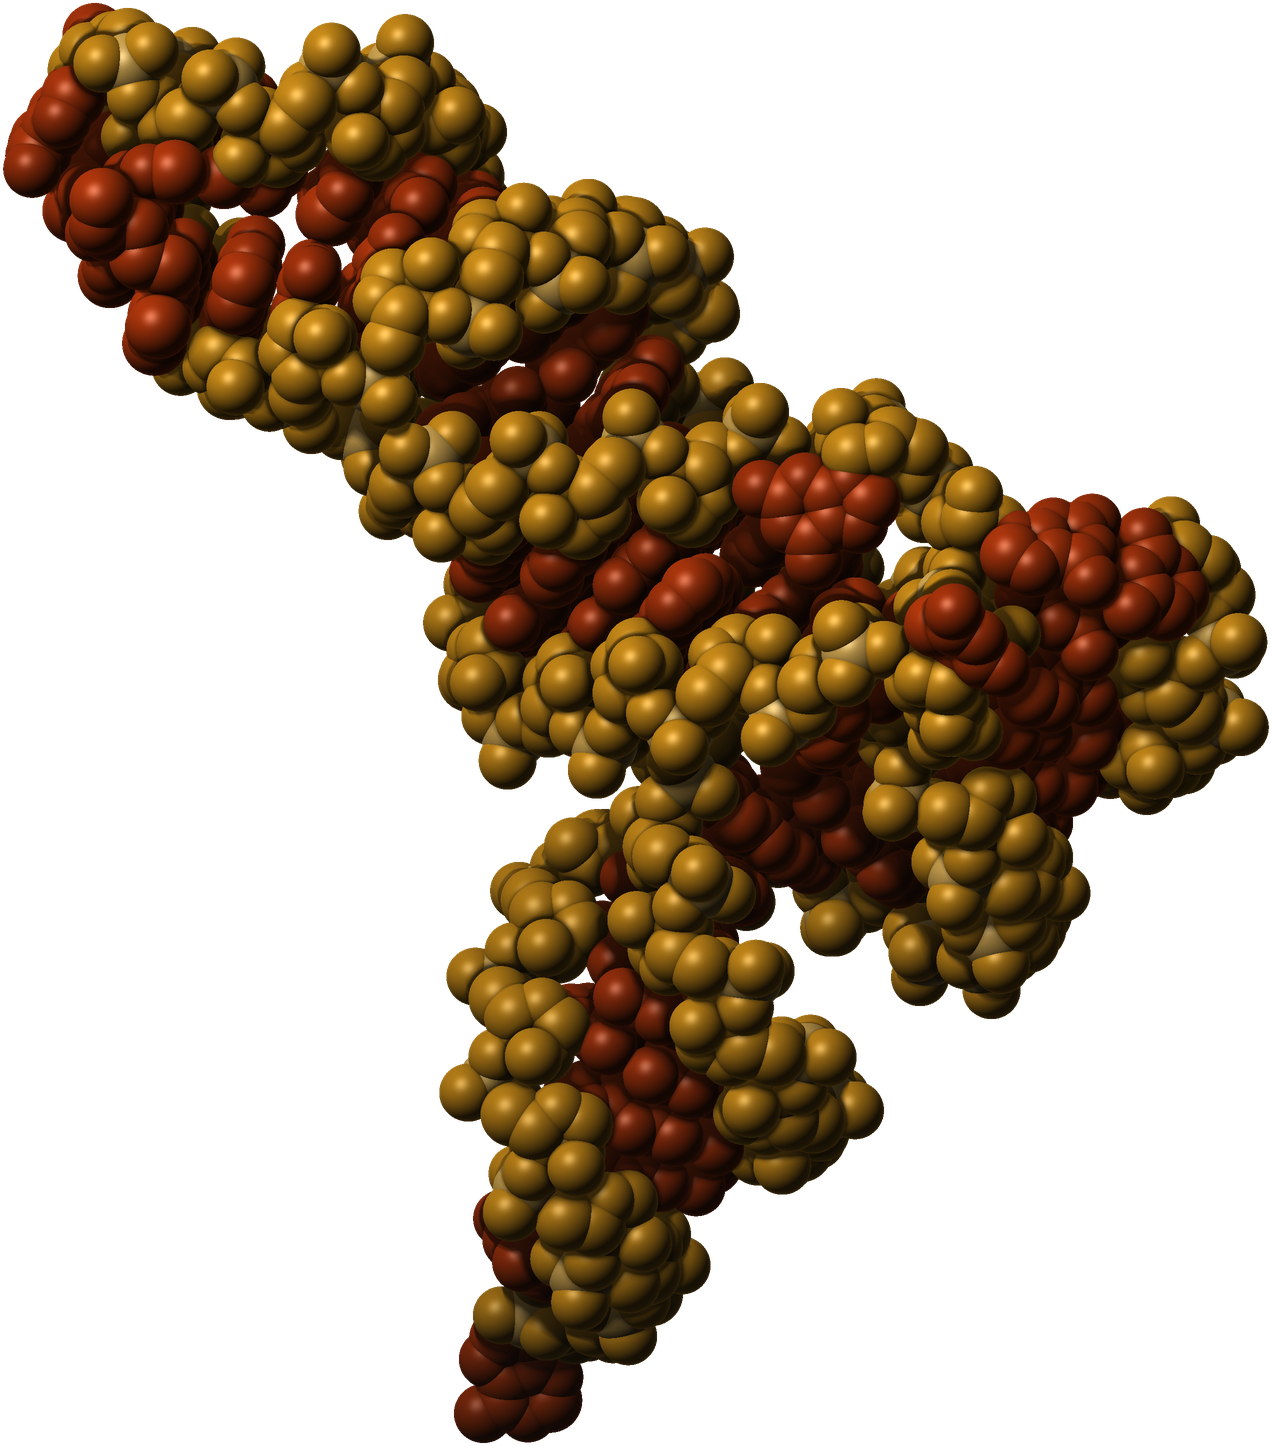

Reproduce this figure in Python.
#!/usr/bin/env python3
"""Render the hero: a space-filling model of a real tRNA (yeast tRNA-Phe, PDB 1EHZ, 1.93 A crystal structure),
shaded like a material model (Lambert + rim + specular + depth-based ambient occlusion), backbone in Cloverleaf amber,
bases in ember, on transparent ground. Output: trna.png (RGBA)."""
import numpy as np, pathlib, sys
from PIL import Image, ImageFilter
def _box(a,r,ax):
    a=np.moveaxis(a,ax,0);p=np.concatenate([np.repeat(a[:1],r+1,0),a,np.repeat(a[-1:],r,0)]);c=np.cumsum(p,0)
    return np.moveaxis((c[2*r+1:]-c[:-2*r-1])/(2*r+1),0,ax)
def gaussian_filter(a,s):
    r=max(1,int(s*0.9))
    for _ in range(3): a=_box(_box(a,r,0),r,1)
    return a
H = pathlib.Path(__file__).resolve().parent
R = {'C':1.70,'N':1.55,'O':1.52,'P':1.80}
xyz=[];el=[];bb=[];res=[]
for l in open(H/'1ehz.pdb'):
    if l.startswith(('ATOM','HETATM')) and l[17:20].strip()!='HOH':
        e=l[76:78].strip() or l[12:14].strip()[0]
        if e not in R: continue
        n=l[12:16].strip()
        xyz.append([float(l[30:38]),float(l[38:46]),float(l[46:54])]);el.append(e)
        bb.append(n in ('P','OP1','OP2','O5\'','C5\'','C4\'','O4\'','C3\'','O3\'','C2\'','O2\'','C1\'') )
        res.append(int(l[22:26]))
X=np.array(xyz);X-=X.mean(0)
# principal axes: view along the least-variance axis so the L lies flat to the camera
w,v=np.linalg.eigh(np.cov(X.T));V=v[:,::-1];P=X@V
def rot(a,ax):
    c,s=np.cos(a),np.sin(a)
    return {'x':np.array([[1,0,0],[0,c,-s],[0,s,c]]),'y':np.array([[c,0,s],[0,1,0],[-s,0,c]]),'z':np.array([[c,-s,0],[s,c,0],[0,0,1]])}[ax]
ang=[float(a) for a in (sys.argv[1:4] if len(sys.argv)>3 else (0.35,0.3,-0.6))]
P=P@rot(ang[0],'x').T@rot(ang[1],'y').T@rot(ang[2],'z').T
S=int(sys.argv[4]) if len(sys.argv)>4 else 1800
rad=np.array([R[e] for e in el])
lo=(P[:,:2]-rad[:,None]).min(0);hi=(P[:,:2]+rad[:,None]).max(0)
sc=S*0.9/(hi-lo).max();off=np.array([S,S])/2-(lo+hi)/2*sc
Z=np.full((S,S),-1e9);N=np.zeros((S,S,3));ID=np.full((S,S),-1)
for i in np.argsort(P[:,2]):
    cx,cy=P[i,:2]*sc+off;cy=S-cy;r=rad[i]*sc
    x0,x1=int(max(cx-r,0)),int(min(cx+r+1,S));y0,y1=int(max(cy-r,0)),int(min(cy+r+1,S))
    yy,xx=np.mgrid[y0:y1,x0:x1];dx=(xx+.5-cx)/r;dy=(yy+.5-cy)/r;d2=dx*dx+dy*dy;m=d2<1
    dz=np.sqrt(np.clip(1-d2,0,1));z=P[i,2]*sc+dz*r
    sub=Z[y0:y1,x0:x1];upd=m&(z>sub)
    sub[upd]=z[upd];N[y0:y1,x0:x1][upd]=np.stack([dx,-dy,dz],-1)[upd];ID[y0:y1,x0:x1][upd]=i
mask=ID>=0
# ambient occlusion from the depth buffer: compare to blurred depth at several radii
Zf=np.where(mask,Z,Z[mask].min()-40*sc/10)
ao=np.zeros_like(Z)
for rr in (6,14,30,60):
    b=gaussian_filter(Zf,rr)
    ao+=np.clip((b-Zf)/(rr*1.6),0,1)
ao=np.clip(1-ao/2.2,0,1)
L=np.array([-.45,.55,.7]);L/=np.linalg.norm(L)
lam=np.clip((N*L).sum(-1),0,1)
Hh=L+np.array([0,0,1]);Hh/=np.linalg.norm(Hh);spec=np.clip((N*Hh).sum(-1),0,1)**38
rim=(1-np.clip(N[...,2],0,1))**3
BB=np.array(bb);E=np.array(el)
amber=np.array([232,160,28])/255;ember=np.array([200,62,14])/255;deep=np.array([110,30,8])/255
base_col=np.where(BB[:,None],amber,ember)
base_col=np.where((E=='P')[:,None],np.array([246,196,96])/255,base_col)
base_col=np.where((~BB&((E=='N')|(E=='O')))[:,None],ember*0.82+deep*0.18,base_col)
col=base_col[np.clip(ID,0,None)]
# depth fog: far parts sink toward the ink
zn=(Z-Z[mask].min())/(Z[mask].max()-Z[mask].min()+1e-6);zn=np.where(mask,zn,0)
ink=np.array([22,21,21])/255
shade=(0.10+0.80*lam*(0.55+0.45*ao))[...,None]*col*(0.55+0.45*ao[...,None])
shade+=spec[...,None]*0.30*ao[...,None]+rim[...,None]*col*0.22
shade=shade*(0.62+0.38*zn[...,None])+ink*(1-(0.62+0.38*zn[...,None]))*0.6
img=np.clip(shade,0,1)
A=mask.astype(np.float32)
rgba=np.dstack([img*255,A*255]).astype(np.uint8)
im=Image.fromarray(rgba,'RGBA')
# supersampled: downsample for anti-aliasing
im=im.resize((S//2,S//2),Image.LANCZOS)
bbx=im.getbbox();im=im.crop(bbx)
im.save(H/'trna.png');print(im.size,X.shape)
